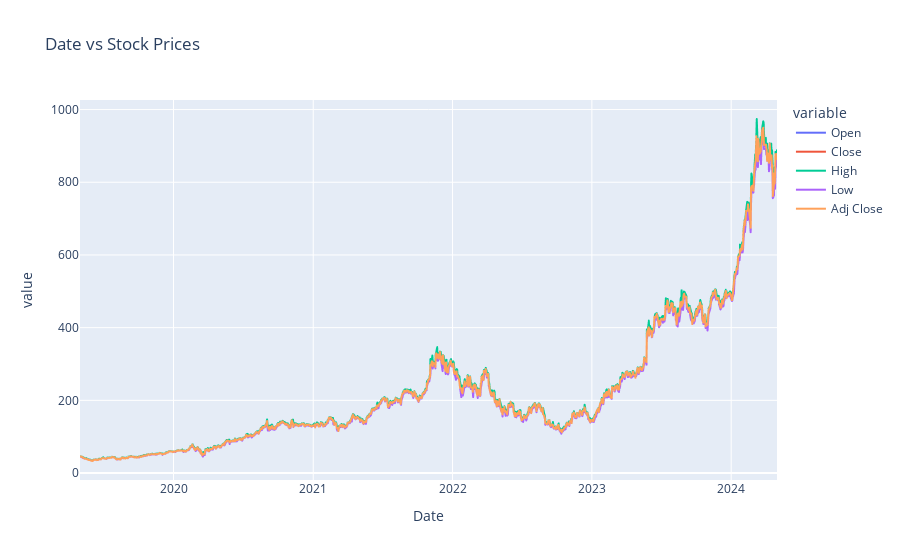

This figure's notebook cell:
### Markdown cell above
It can be seen that the trends between all data points aside volume are largely the same. Too little dilation from each other, this could mean that Nvidia has been on a steady rise throughout Covid but had a massive spike near 2024.

### Code cell
fig = px.line(df_nvidia, x = 'Date', y=['Open', 'Close', 'High', 'Low', 'Adj Close'], title = 'Date vs Stock Prices')
fig.show()

### Figure 1 — Plotly figure (JSON) as saved in the notebook; plotly's stock layout.template omitted (floating-point values rounded to 4 significant figures; data arrays with more than 128 entries replaced by an {"elided": "..."} marker saying what was removed)
{"data": [{"hovertemplate": "variable=Open<br>Date=%{x}<br>value=%{y}<extra></extra>", "legendgroup": "Open", "line": {"color": "#636efa", "dash": "solid"}, "marker": {"symbol": "circle"}, "mode": "lines", "name": "Open", "showlegend": true, "type": "scattergl", "x": {"elided": "1259 str values"}, "xaxis": "x", "y": {"elided": "1259 float values"}, "yaxis": "y"}, {"hovertemplate": "variable=Close<br>Date=%{x}<br>value=%{y}<extra></extra>", "legendgroup": "Close", "line": {"color": "#EF553B", "dash": "solid"}, "marker": {"symbol": "circle"}, "mode": "lines", "name": "Close", "showlegend": true, "type": "scattergl", "x": {"elided": "1259 str values"}, "xaxis": "x", "y": {"elided": "1259 float values"}, "yaxis": "y"}, {"hovertemplate": "variable=High<br>Date=%{x}<br>value=%{y}<extra></extra>", "legendgroup": "High", "line": {"color": "#00cc96", "dash": "solid"}, "marker": {"symbol": "circle"}, "mode": "lines", "name": "High", "showlegend": true, "type": "scattergl", "x": {"elided": "1259 str values"}, "xaxis": "x", "y": {"elided": "1259 float values"}, "yaxis": "y"}, {"hovertemplate": "variable=Low<br>Date=%{x}<br>value=%{y}<extra></extra>", "legendgroup": "Low", "line": {"color": "#ab63fa", "dash": "solid"}, "marker": {"symbol": "circle"}, "mode": "lines", "name": "Low", "showlegend": true, "type": "scattergl", "x": {"elided": "1259 str values"}, "xaxis": "x", "y": {"elided": "1259 float values"}, "yaxis": "y"}, {"hovertemplate": "variable=Adj Close<br>Date=%{x}<br>value=%{y}<extra></extra>", "legendgroup": "Adj Close", "line": {"color": "#FFA15A", "dash": "solid"}, "marker": {"symbol": "circle"}, "mode": "lines", "name": "Adj Close", "showlegend": true, "type": "scattergl", "x": {"elided": "1259 str values"}, "xaxis": "x", "y": {"elided": "1259 float values"}, "yaxis": "y"}], "layout": {"legend": {"title": {"text": "variable"}, "tracegroupgap": 0}, "title": {"text": "Date vs Stock Prices"}, "xaxis": {"anchor": "y", "domain": [0, 1], "title": {"text": "Date"}}, "yaxis": {"anchor": "x", "domain": [0, 1], "title": {"text": "value"}}}}
